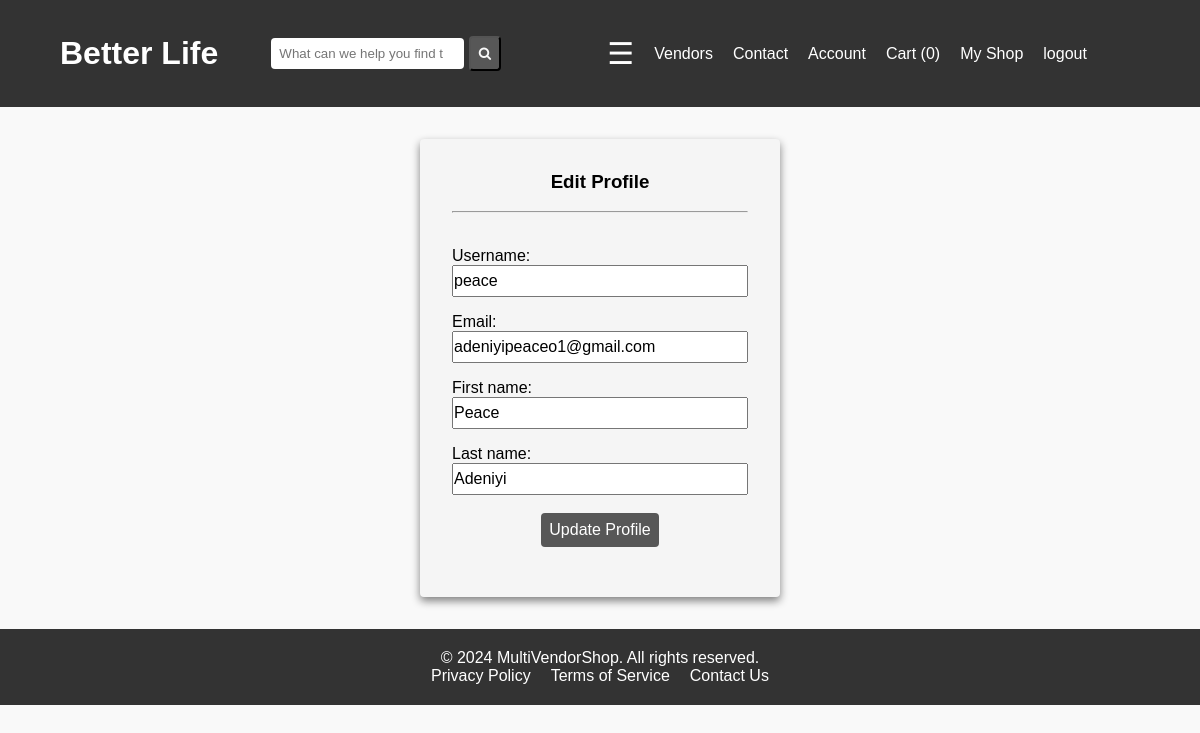
The page /dashboard/profile/edit-profile/ (signed in) on the database its author committed.
### account/models.py (models this page shows)
class CustomUser(AbstractUser):
    email = models.EmailField(unique=True)
    is_vendor = models.BooleanField(default=False)

### dashboard/views.py (the view, shortened to what this page needs)
# urls.py: path("profile/edit-profile/", views.EditProfileView.as_view(), name="edit_profile"),
class EditProfileView(LoginRequiredMixin, View):
    def get(self, request):
        form = UpdateUserForm(instance=request.user)
        context = {"form":form}
        return render(request, "dashboard/edit_profile.html", context)

### dashboard/forms.py
class UpdateUserForm(forms.ModelForm):
    username = forms.CharField(required=False, widget=forms.TextInput(attrs={"readonly":True}))
    email = forms.EmailField(required=False, widget=forms.TextInput(attrs={"readonly":True}))
    class Meta:
        model = User
        fields = ["username","email", "first_name", "last_name"]

### cart/cart.py (called while the page is built)
    def __len__(self):
        return sum(int(item["quantity"] )for item in self.cart.values())

### store/context_processors.py (called while the page is built)
def recently_viewed(request):
    return {"recently_viewed":RecentlyViewed(request)}

### store/templatetags/menu.py (called while the page is built)
@register.inclusion_tag("menu_items.html")
def menu_items():
    categories = Category.objects.all().order_by("category").values()
    return { "categories":categories }

@register.simple_tag(takes_context=True)
def cart_number(context):
    request = context.get("request")
    cart = Cart(request)
    return len(cart)

### dashboard/templates/dashboard/edit_profile.html (shortened to what this page needs)
{% extends "base.html" %}
{% load static %}
{% block styles %} <link rel="stylesheet" href="{% static "account/login.css" %}"> {% endblock styles %}
{% block contents %}
<div id="login-area">
    <h3> Edit Profile</h3>
    <br>
    <hr>
    <br>
    <form action="" method="post" autocomplete="off">
        {% for form in form  %}
        <div class="form-control">
            {{form.label_tag}}
            {{form}}
        </div>
        {% endfor %}
        <br>
        <div id="button">
        <button type="submit">Update Profile</button>
        </div>
    </form>
    <br>
    </div>
{% endblock contents %}

### static/css/style.css (style rules this page uses)
* { margin: 0; padding: 0; box-sizing: border-box; }
body { font-family: Arial, sans-serif; background-color: #f9f9f9; }

### account/static/account/login.css (style rules this page uses)
#login-area { padding: 2rem; width:30%; border-radius: 4px; margin: 2rem auto; background-color: whitesmoke; box-shadow: 0 4px 8px grey; }
#login-area h3 { text-align: center; }
.form-control label, .form-control input { display: block; }
.form-control label { margin-top: 1rem }
.form-control input { width: 100%; height: 2rem; font-size: 1rem; }
#button { text-align: center; }
#login-area button { padding: .5rem; border-radius: 4px; border: none; background-color: #575757; color: white; font-size: 1rem; cursor: pointer; }

### rows shown on the page
CustomUser: form "peace" "adeniyipeaceo1@gmail.com" "Peace" "Adeniyi"
